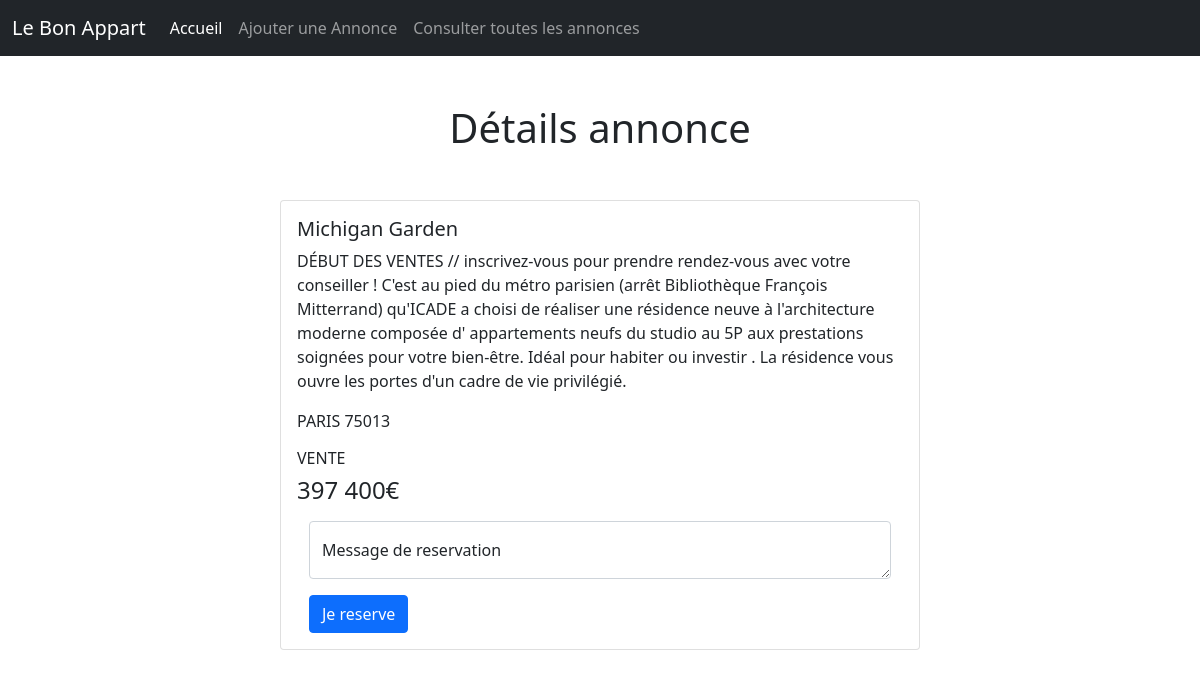
Screenshot of /consulter_une_annonce.php?id=3 with the database file from the repository.
### tables this page shows
CREATE TABLE `advert` (
  `id` int(11) NOT NULL,
  `title` varchar(255) NOT NULL,
  `description` varchar(500) NOT NULL,
  `postal_code` int(5) UNSIGNED ZEROFILL NOT NULL,
  `city` varchar(255) NOT NULL,
  `type` varchar(255) NOT NULL,
  `price` varchar(50) NOT NULL,
  `reservation_message` varchar(1000) NOT NULL
);

### consulter_une_annonce.php (the view, shortened to what this page needs)
<?php
include_once("inc/init.inc.php");
$id = $_GET["id"];
$resultatRequete = $bdd->prepare("SELECT * FROM advert WHERE id=?");
$resultat = $resultatRequete->execute([$id]);
$advert = $resultatRequete->fetch(PDO::FETCH_ASSOC);
include_once("inc/head.inc.php");
include_once("inc/header.inc.php");
?>
<main>
    <h1 class="text-center my-5">Détails annonce</h1>
    <div class="card mx-auto" style="width: 40rem;">
        <div class="card-body ">
            <h5 class="card-title"><?=$advert["title"]?></h5>
            <p class="card-text"><?=$advert["description"]?></p>
            <p class="card-text"><?=$advert["city"]?> <?=$advert["postal_code"]?></p>
            <h6 class="card-text"><?=$advert["type"]?></h6>
            <h4 class="card-text"><?=$advert["price"]?></h4>
            <form action="" method="post" enctype="multipart/form-data" class="container ">
                <div class="form-floating">
                    <textarea class="form-control my-3" placeholder="" id="reservation_message" name="reservation_message"></textarea>
                    <label for="reservation_message">Message de reservation</label>
                </div>
                <input type="submit" value="Je reserve" class="btn btn-primary">
            </form>
        </div>
    </div>
</main>

### rows the page displays
advert: title "Michigan Garden", description "DÉBUT DES VENTES // inscrivez-vous pour prendre rendez-vous avec votre conseiller ! C'est au pied du métro parisien (arrêt Bibliothèque François Mitterrand) qu'ICADE a choisi de réaliser une résidence neuve à l'architecture moderne composée d' appartements neufs du studio au 5P aux prestations soignées pour votre bien-être. Idéal pour habiter ou investir . La résidence vous ouvre les portes d'un cadre de vie privilégié.", city "PARIS", postal_code "75013", type "VENTE", price "397 400€"
